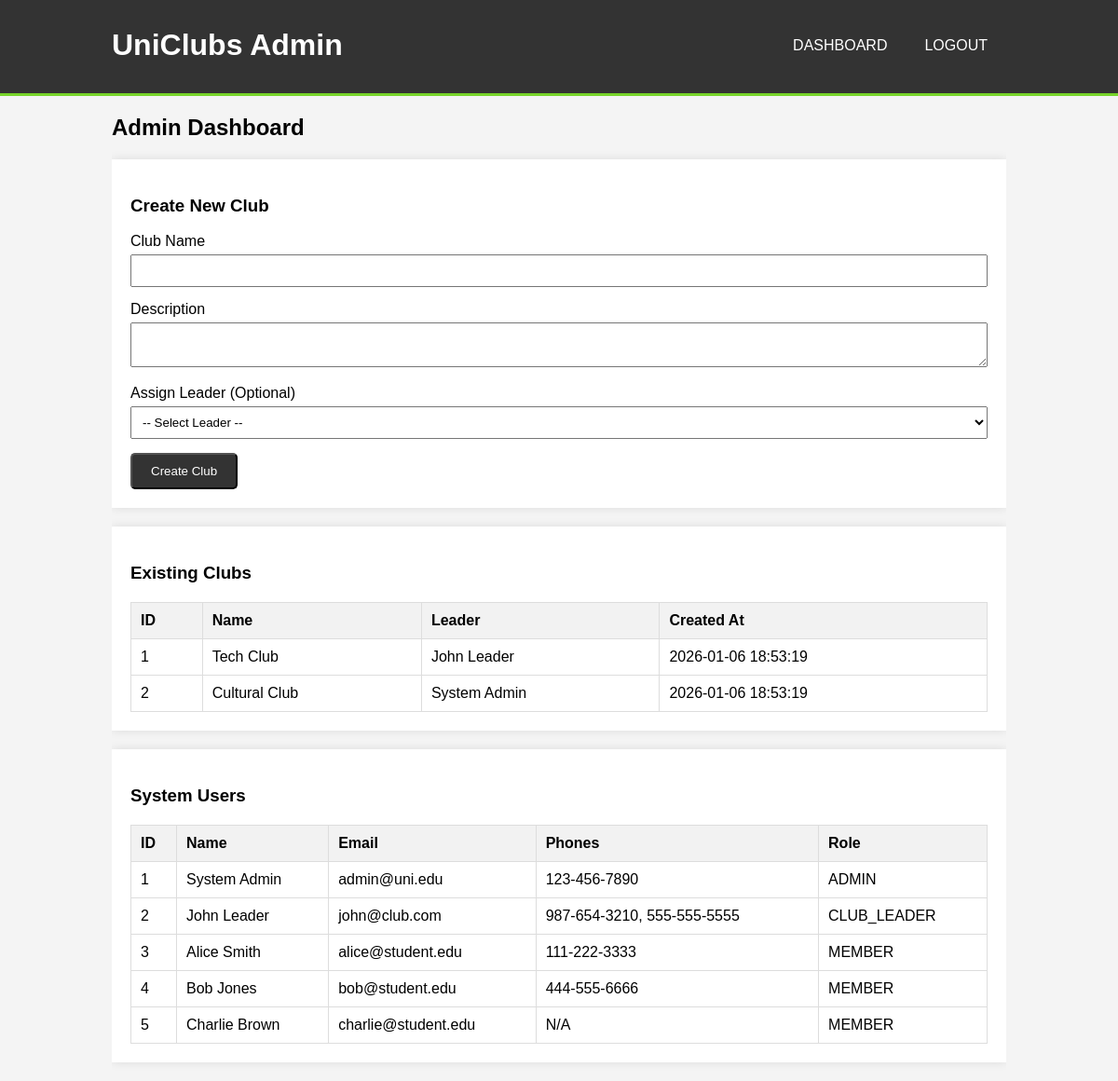
Page /admin/dashboard.php (signed in) on the committed database.
### tables this page shows
CREATE TABLE IF NOT EXISTS clubs (
    id INT AUTO_INCREMENT PRIMARY KEY,
    name VARCHAR(100) NOT NULL UNIQUE,
    description TEXT,
    leader_id INT,  
    created_at TIMESTAMP DEFAULT CURRENT_TIMESTAMP,
    FOREIGN KEY (leader_id) REFERENCES users(id) ON DELETE SET NULL
);

CREATE TABLE IF NOT EXISTS users (
    id INT AUTO_INCREMENT PRIMARY KEY,
    full_name VARCHAR(100) NOT NULL,
    email VARCHAR(100) NOT NULL UNIQUE,
    password VARCHAR(255) NOT NULL,
    role ENUM('ADMIN', 'CLUB_LEADER', 'MEMBER') NOT NULL DEFAULT 'MEMBER',
    created_at TIMESTAMP DEFAULT CURRENT_TIMESTAMP
);

### admin/dashboard.php (the view, shortened to what this page needs)
<?php
require_once '../config.php';
$users_list = $pdo->query("
    SELECT u.*, GROUP_CONCAT(up.phone_number SEPARATOR ', ') as phones
    FROM users u
    LEFT JOIN user_phones up ON u.id = up.user_id
    GROUP BY u.id
")->fetchAll();
$clubs = $pdo->query("SELECT c.*, u.full_name as leader_name FROM clubs c LEFT JOIN users u ON c.leader_id = u.id")->fetchAll();
?>
<!DOCTYPE html>
<html lang="en">
<head>
    <link rel="stylesheet" href="../css/style.css">
</head>
<body>
    <header>
        <div class="container">
            <div id="branding">
                <h1>UniClubs Admin</h1>
            </div>
            <nav>
                <ul>
                    <li><a href="dashboard.php">Dashboard</a></li>
                    <li><a href="../logout.php">Logout</a></li>
                </ul>
            </nav>
        </div>
    </header>
    <div class="container">
        <h2>Admin Dashboard</h2>
        <div class="card">
            <h3>Create New Club</h3>
            <form method="POST" action="">
                <div class="form-group">
                    <label>Club Name</label>
                    <input type="text" name="club_name" required>
                </div>
                <div class="form-group">
                    <label>Description</label>
                    <textarea name="description" required></textarea>
                </div>
                <div class="form-group">
                    <label>Assign Leader (Optional)</label>
                    <select name="leader_id">
                        <option value="">-- Select Leader --</option>
                    </select>
                </div>
                <button type="submit" name="create_club" class="button">Create Club</button>
            </form>
        </div>
        <div class="card">
            <h3>Existing Clubs</h3>
            <table>
                <thead>
                    <tr>
                        <th>ID</th>
                        <th>Name</th>
                        <th>Leader</th>
                        <th>Created At</th>
                    </tr>
                </thead>
                <tbody>
                    <?php foreach ($clubs as $c): ?>
                    <tr>
                        <td><?php echo $c['id']; ?></td>
                        <td><?php echo htmlspecialchars($c['name']); ?></td>
                        <td><?php echo htmlspecialchars($c['leader_name'] ?? 'None'); ?></td>
                        <td><?php echo $c['created_at']; ?></td>
                    </tr>
                    <?php endforeach; ?>
                </tbody>
            </table>
        </div>
        <div class="card">
            <h3>System Users</h3>
             <table>
                <thead>
                    <tr>
                        <th>ID</th>
                        <th>Name</th>
                        <th>Email</th>
                        <th>Phones</th>
                        <th>Role</th>
                    </tr>
                </thead>
                <tbody>
                    <?php foreach ($users_list as $u): ?>
                    <tr>
                        <td><?php echo $u['id']; ?></td>
                        <td><?php echo htmlspecialchars($u['full_name']); ?></td>
                        <td><?php echo htmlspecialchars($u['email']); ?></td>
                        <td><?php echo htmlspecialchars($u['phones'] ?? 'N/A'); ?></td>
                        <td><?php echo $u['role']; ?></td>
                    </tr>
                    <?php endforeach; ?>
                </tbody>
            </table>
        </div>
    </div>
</body>
</html>

### css/style.css (style rules this page uses)
body { font-family: Arial, sans-serif; background-color: #f4f4f4; margin: 0; padding: 0; }
.container { width: 80%; margin: auto; overflow: hidden; }
header { background: #333; color: #fff; padding-top: 30px; min-height: 70px; border-bottom: #77d42a 3px solid; }
header a { color: #fff; text-decoration: none; text-transform: uppercase; font-size: 16px; }
header ul { padding: 0; margin: 0; list-style: none; overflow: hidden; }
header li { float: left; display: inline; padding: 0 20px 0 20px; }
header #branding { float: left; }
header #branding h1 { margin: 0; }
header nav { float: right; margin-top: 10px; }
.button { display: inline-block; color: #fff; background: #333; padding: 10px 20px; text-decoration: none; border-radius: 5px; }
table { width: 100%; border-collapse: collapse; margin-top: 20px; }
table, th, td { border: 1px solid #ddd; }
th, td { padding: 10px; text-align: left; }
th { background-color: #f2f2f2; }
.form-group { margin-bottom: 15px; }
.form-group label { display: block; margin-bottom: 5px; }
.form-group input, .form-group select, .form-group textarea { width: 100%; padding: 8px; box-sizing: border-box; }
.card { background: #fff; padding: 20px; margin-bottom: 20px; box-shadow: 0 0 10px rgba(0,0,0,0.1); }

### rows in the picture
clubs: id "1", name "Tech Club", leader.full_name "John Leader", created_at "2026-01-06 18:53:19"
clubs: id "2", name "Cultural Club", leader.full_name "System Admin", created_at "2026-01-06 18:53:19"
users: id "1", full_name "System Admin", email "admin@uni.edu", phones "123-456-7890", role "ADMIN"
users: id "2", full_name "John Leader", email "john@club.com", phones "987-654-3210, 555-555-5555", role "CLUB_LEADER"
users: id "3", full_name "Alice Smith", email "alice@student.edu", phones "111-222-3333", role "MEMBER"
users: id "4", full_name "Bob Jones", email "bob@student.edu", phones "444-555-6666", role "MEMBER"
users: id "5", full_name "Charlie Brown", email "charlie@student.edu", phones "N/A", role "MEMBER"
